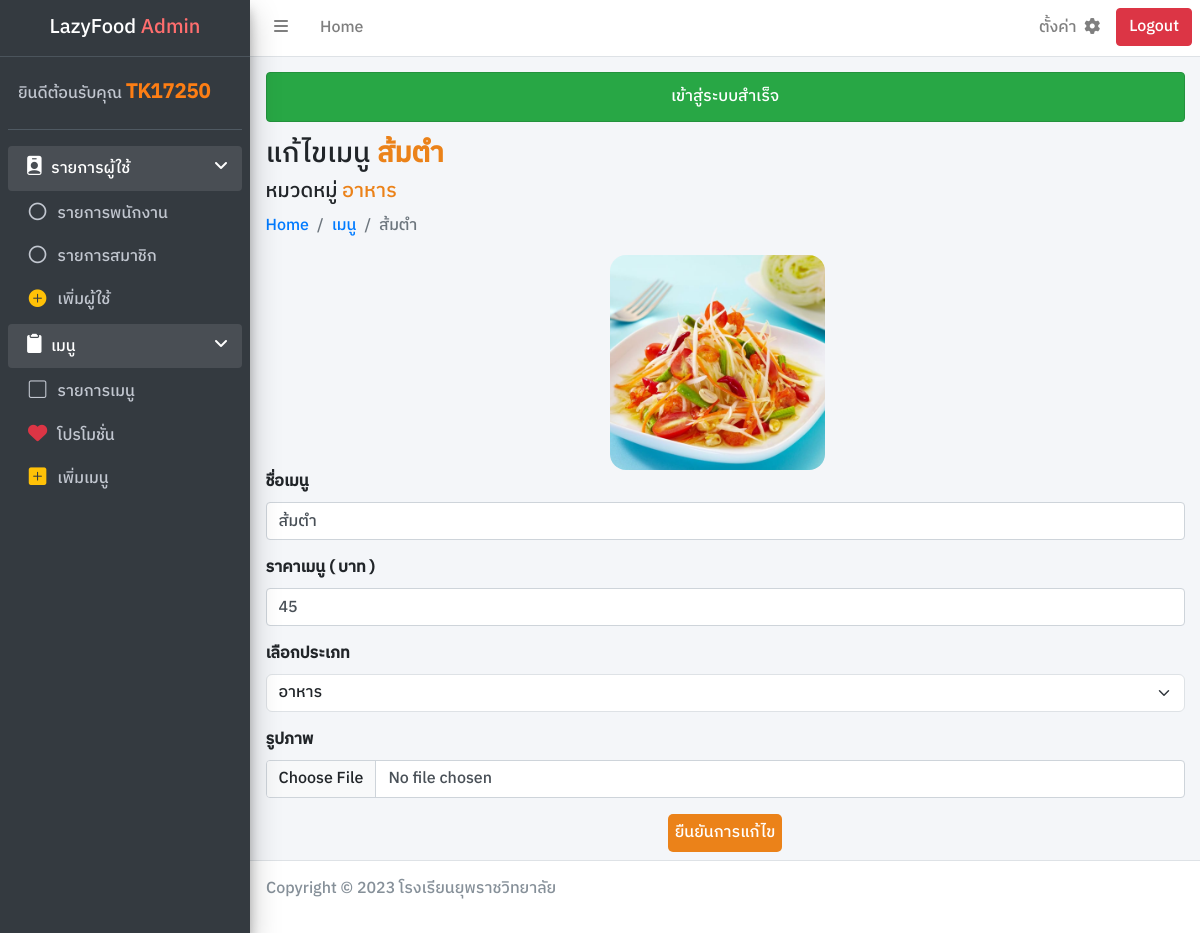
The app's page /admin/editmenu.php?menuid=42 (signed in) with its own data.
### tables this page shows
CREATE TABLE `Menu` (
  `m_id` int(11) NOT NULL,
  `m_name` varchar(255) NOT NULL,
  `m_type` varchar(255) NOT NULL,
  `m_price` int(11) NOT NULL,
  `m_image` varchar(255) NOT NULL,
  `m_promotion` tinyint(1) NOT NULL
);

### connect/server.php (called while the page is built, shortened)
<?php session_start();
    class DB_conn {
        function __construct() {
            $conn = mysqli_connect(DB_host, DB_user, DB_pass, DB_name);
            $this->dbconn = $conn;
        }
    }

### class/menu_db.php (called while the page is built, shortened)
<?php require_once '../connect/server.php';
    class Menu_DB extends DB_conn {
        public function readmenubyid($id) {
            $sql = "SELECT * FROM Menu WHERE m_id = '$id'";
            $result = mysqli_query($this->dbconn, $sql);
            return $result;
        }
    }

### admin/editmenu.php (the view, shortened to what this page needs)
<?php require_once '../connect/server.php';
require_once '../class/menu_db.php';
    $dbmenu = new Menu_DB;
    $menuid = $_GET['menuid'];
    $readmenu = $dbmenu->readmenubyid($menuid);
    $rowmenu = mysqli_fetch_assoc($readmenu);
?>
<!DOCTYPE html>
<html lang="en">
<head>
    <link rel="stylesheet" href="../framework/css/bootstrap.min.css">
    <link rel="stylesheet" href="https://cdn.jsdelivr.net/npm/bootstrap-icons@1.11.2/font/bootstrap-icons.min.css">
    <link rel="stylesheet" href="../framework/css/adminlte.min.css">
    <link rel="stylesheet" href="https://cdnjs.cloudflare.com/ajax/libs/font-awesome/6.2.1/css/all.min.css">
    <link rel="stylesheet" href="../dist/css/main.css">
</head>
<body class="wrapper">
    <?php include_once './component/navbar.php'; ?>
    <?php include_once './component/sidebar.php'; ?>
    <div class="content-wrapper">
        <div class="content-header">
            <div class="container-fluid">
                <div>
                    <?php include_once './component/succeed.php' ?>
                </div>
                <div >
                    <h3 class="">แก้ไขเมนู <a class="fw-bolder color"><?php echo $rowmenu['m_name'] ?></a></h3>
                    <h5>หมวดหมู่ <span class="color"><?php echo $rowmenu['m_type'] ?></span></h5>
                </div>
                <div>
                    <nav aria-label="breadcrumb">
                        <ol class="breadcrumb">
                            <li class="breadcrumb-item"><a href="./adminpage.php">Home</a></li>
                            <li class="breadcrumb-item"><a href="./listmenu.php">เมนู</a></li>
                            <li class="breadcrumb-item active" aria-current="page"><?php echo $rowmenu['m_name'] ?></li>
                        </ol>
                    </nav>
                </div>
            </div>
        </div>
        <div class="content">
            <div class="container-fluid">
                <div class="row">
                    <div class="row col-12">
                        <div class="col-8 col-md-6 col-lg-3 m-auto d-block">
                            <img src="../uploads/<?php echo $rowmenu['m_image'] ?>" id="preview-image" class="img-fluid rounded-4" alt="">
                        </div>
                    </div>
                    <div class="col-12">
                        <form action="../process/editmenu_db.php" method="post" enctype="multipart/form-data">
                            <div class="mb-3">
                                <label for="menuname" class="form-label">ชื่อเมนู</label>
                                <input type="text" class="form-control" id="menuname" name="menuname" value="<?php echo $rowmenu['m_name'] ?>" autocomplete="off" required>
                            </div>
                            <div class="mb-3">
                                <label for="price" class="form-label">ราคาเมนู ( บาท )</label>
                                <input type="number" class="form-control" name="price" id="price" value="<?php echo $rowmenu['m_price'] ?>" autocomplete="off" required>
                            </div>
                            <div class="mb-3">
                                <label for="menutype">เลือกประเภท</label>
                                <select class="form-select" name="menutype" id="menutype" required>
                                    <option value="<?php echo $rowmenu['m_type'] ?>" selected hidden><?php echo $rowmenu['m_type'] ?></option>
                                </select>
                            </div>
                            <div class="mb-3">
                                <label for="image" class="form-label">รูปภาพ</label>
                                <input type="file" class="form-control" accept="image/jpeg, image/png, image/jpg" onchange="showPreview(event);" name="image" id="image" autocomplete="off">
                            </div>
                            <div class="mb-2">
                                <button type="submit" class="btn-color m-auto d-block" name="editmenu">ยืนยันการแก้ไข</button>
                            </div>
                        </form>
                    </div>
                </div>
            </div>
        </div>
    </div>
    <?php include_once './component/footer.php'; ?>
</body>
</html>

### records on screen
menu: m_name "ส้มตำ", m_type "อาหาร", m_image (picture), menuname "ส้มตำ", price "45", menutype "อาหาร"

### other values on screen
$_SESSION['name'] "TK17250"
$_SESSION['succeed'] "เข้าสู่ระบบสำเร็จ"
